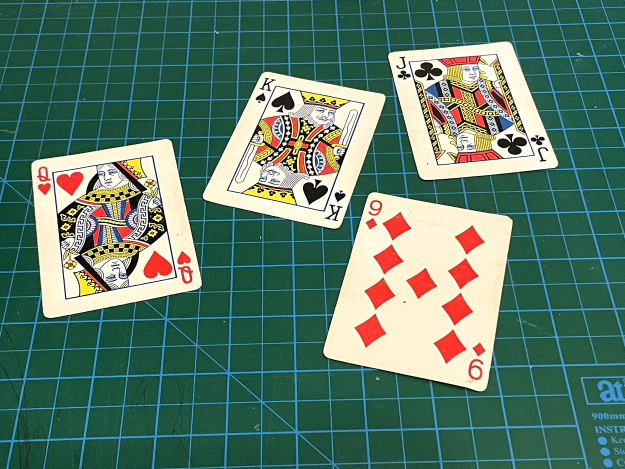
#> input picture code-projects/opencvProject/cards.jpg, 1250 x 938 px, found by its file name (shown at 1/2 size)
$ python '3.图像缩放与裁剪.py'
#> lines starting #> are read from the running program, lines starting #| are printed output that depends on the picture
import cv2
import numpy as np

img = cv2.imread("/home/devil/code-projects/opencvProject/cards.jpg")
#> img is the input picture: shape (938, 1250, 3); mean B, G, R 104.7, 121.3, 89.3
print(img.shape)
#| (938, 1250, 3)

imgResize = cv2.resize(img,(1000,500))
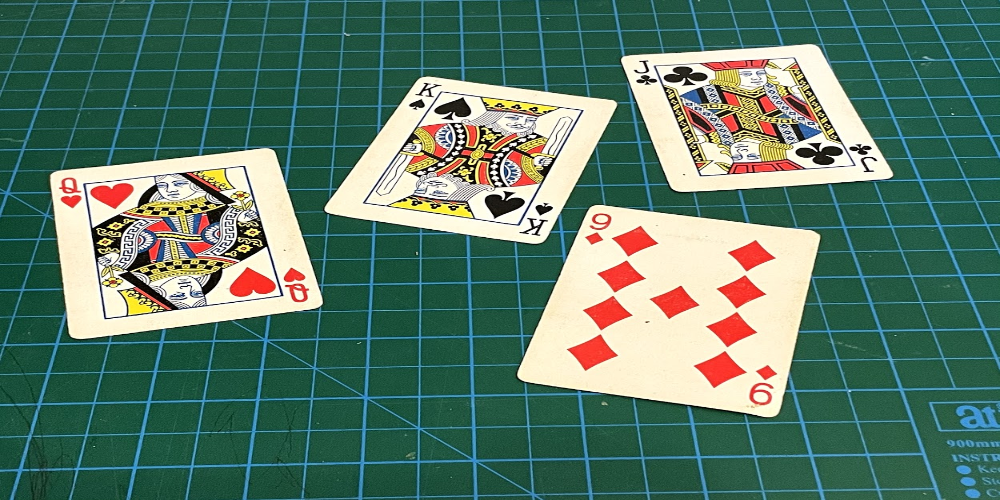
#> imgResize: shape (500, 1000, 3); mean B, G, R 104.6, 121.2, 89.2
print(imgResize.shape)
#| (500, 1000, 3)

imgCropped = img[46:119,352:495]
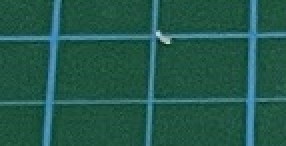
#> imgCropped: shape (73, 143, 3) (shown 2 times larger); mean B, G, R 75.4, 88.4, 34.5

cv2.imshow("Image",img)
cv2.imshow("Image Resize",imgResize)
cv2.imshow("Image Cropped",imgCropped)

cv2.waitKey(0)
